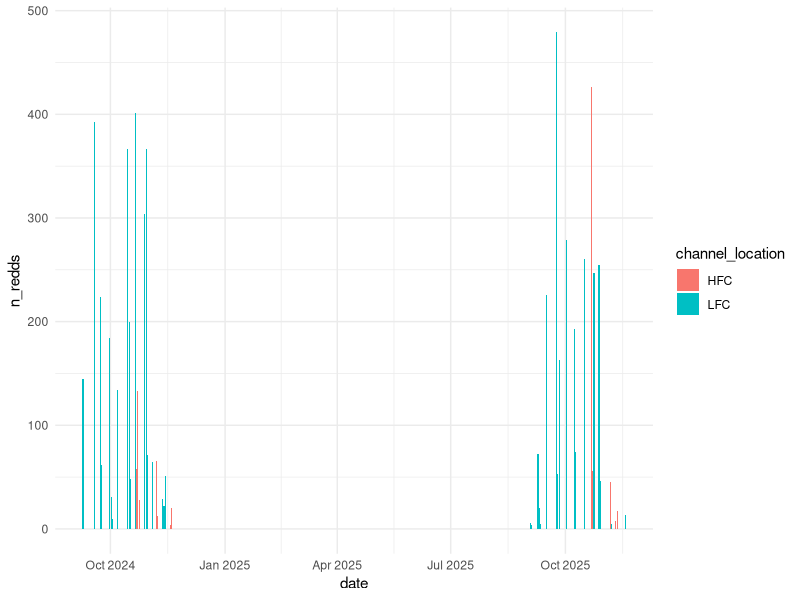

Write the R code that produced this figure.
# Script to QC the cleaned drone redd survey dataset. Reads the published
# clean CSV directly (not clean-data.R's in-memory objects) so QC can be
# re-run standalone against whatever is currently in data/clean.
library(tidyverse)

drone_redd_clean <- read_csv(
  here::here("edi-redd", "drone-survey", "data", "clean", "drone_redd_clean.csv"),
  show_col_types = FALSE
)

### QC ----

# expected bounding box for the Feather River survey area (with some buffer);
# points outside this are almost certainly a data entry/digitizing error
feather_river_bbox <- list(
  lon = c(-121.7, -121.5),
  lat = c(39.3, 39.6)
)

qc_flags <- drone_redd_clean |>
  mutate(
    row_id = row_number(),
    missing_location = is.na(location) | location == "",
    missing_date = is.na(date),
    # rows with n_redds == 0 are flight-schedule "surveyed, zero redds"
    # placeholders (see clean-data.R) - they have no coordinates by design,
    # so only flag missing coords on an actual redd point
    missing_coords = n_redds != 0 & (is.na(longitude) | is.na(latitude)),
    coords_out_of_bounds = !is.na(longitude) & !is.na(latitude) & (
      longitude < feather_river_bbox$lon[1] | longitude > feather_river_bbox$lon[2] |
        latitude < feather_river_bbox$lat[1] | latitude > feather_river_bbox$lat[2]
    ),
    # spawning season is Sep-Nov in any survey year, not just 2024 - checked
    # by month so this doesn't need updating each time a new year is added
    date_out_of_season = !missing_date & !(month(date) %in% 9:11)
  )

# clean-data.R already drops exact row-level duplicates before writing, so
# this should come back 0 - kept as a regression check on that step
duplicate_points <- qc_flags |>
  filter(duplicated(pick(location, date, longitude, latitude)))

qc_summary <- qc_flags |>
  summarise(
    n_rows = n(),
    missing_location = sum(missing_location),
    missing_date = sum(missing_date),
    missing_coords = sum(missing_coords),
    coords_out_of_bounds = sum(coords_out_of_bounds),
    date_out_of_season = sum(date_out_of_season),
    duplicate_points = nrow(duplicate_points)
  )

print(qc_summary)

if (qc_summary$missing_location > 0) warning(qc_summary$missing_location, " row(s) missing location")
if (qc_summary$missing_date > 0) warning(qc_summary$missing_date, " row(s) missing date")
if (qc_summary$missing_coords > 0) warning(qc_summary$missing_coords, " row(s) missing coordinates")
if (qc_summary$coords_out_of_bounds > 0) warning(qc_summary$coords_out_of_bounds, " row(s) with coordinates outside the expected Feather River survey area")
if (qc_summary$date_out_of_season > 0) warning(qc_summary$date_out_of_season, " row(s) with date outside the expected Sep-Nov survey season")
if (qc_summary$duplicate_points > 0) warning(qc_summary$duplicate_points, " duplicate location/date/coordinate row(s) found")

### Figures ----

drone_redd_clean |>
  group_by(date, location, channel_location) |>
  summarise(n_redds = sum(n_redds), .groups = "drop") |>
  ggplot() +
  geom_col(aes(x = date, y = n_redds, fill = channel_location)) +
  theme_minimal()
